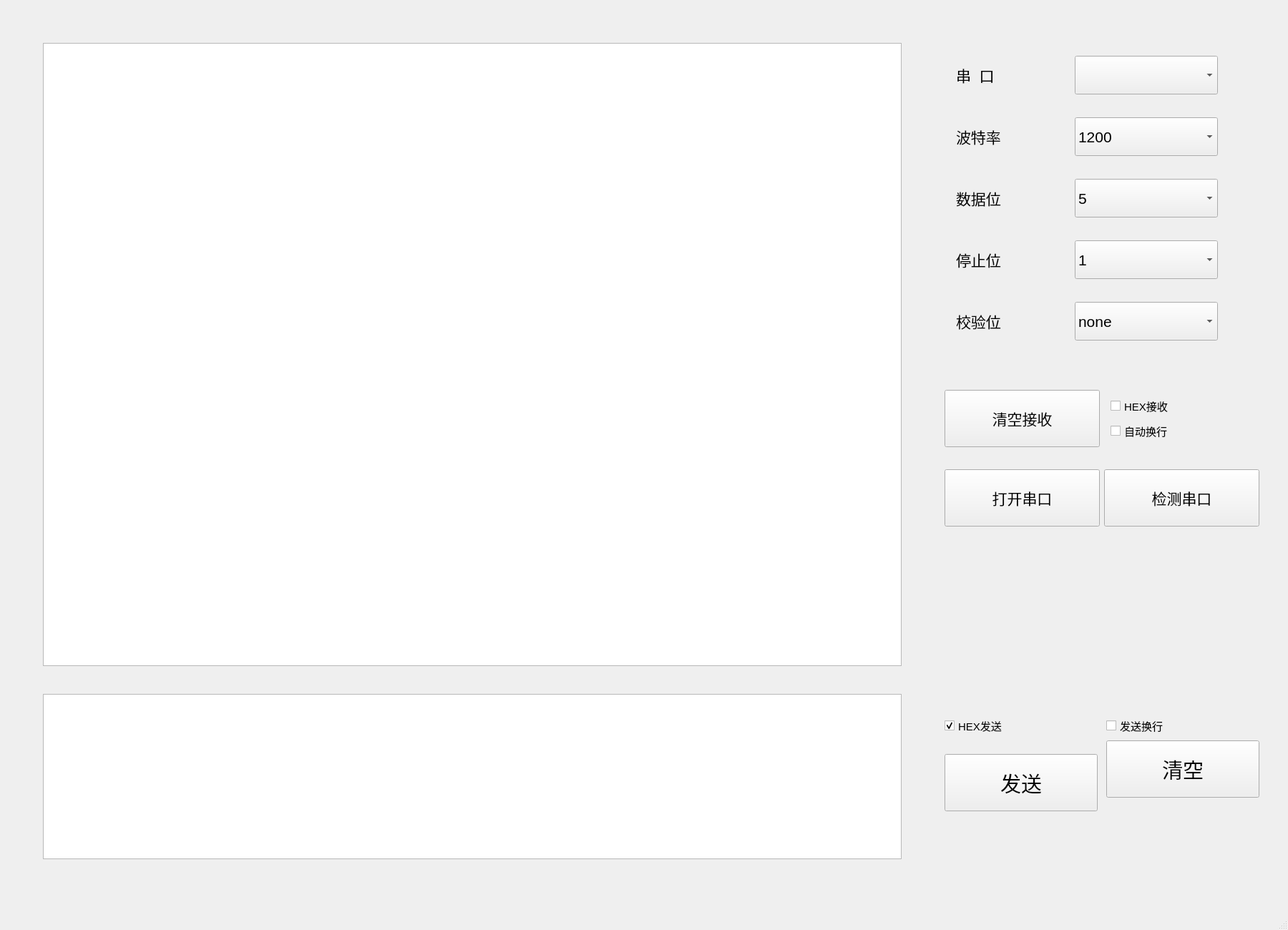
<?xml version="1.0" encoding="UTF-8"?>
<ui version="4.0">
 <class>MainWindow</class>
 <widget class="QMainWindow" name="MainWindow">
  <property name="geometry">
   <rect>
    <x>0</x>
    <y>0</y>
    <width>1800</width>
    <height>1300</height>
   </rect>
  </property>
  <property name="minimumSize">
   <size>
    <width>1800</width>
    <height>1300</height>
   </size>
  </property>
  <property name="maximumSize">
   <size>
    <width>1800</width>
    <height>1300</height>
   </size>
  </property>
  <property name="font">
   <font>
    <pointsize>11</pointsize>
   </font>
  </property>
  <property name="windowTitle">
   <string>Serial Port Assistant</string>
  </property>
  <widget class="QWidget" name="centralwidget">
   <widget class="QPlainTextEdit" name="recvEdit">
    <property name="geometry">
     <rect>
      <x>60</x>
      <y>60</y>
      <width>1200</width>
      <height>871</height>
     </rect>
    </property>
    <property name="font">
     <font>
      <pointsize>15</pointsize>
     </font>
    </property>
    <property name="readOnly">
     <bool>true</bool>
    </property>
   </widget>
   <widget class="QWidget" name="widget_6" native="true">
    <property name="geometry">
     <rect>
      <x>1320</x>
      <y>60</y>
      <width>436</width>
      <height>434</height>
     </rect>
    </property>
    <layout class="QVBoxLayout" name="verticalLayout">
     <item>
      <widget class="QWidget" name="widget" native="true">
       <property name="minimumSize">
        <size>
         <width>400</width>
         <height>70</height>
        </size>
       </property>
       <property name="maximumSize">
        <size>
         <width>400</width>
         <height>70</height>
        </size>
       </property>
       <layout class="QHBoxLayout" name="horizontalLayout">
        <property name="spacing">
         <number>0</number>
        </property>
        <property name="leftMargin">
         <number>0</number>
        </property>
        <property name="topMargin">
         <number>0</number>
        </property>
        <property name="rightMargin">
         <number>0</number>
        </property>
        <property name="bottomMargin">
         <number>0</number>
        </property>
        <item>
         <widget class="QLabel" name="label">
          <property name="enabled">
           <bool>true</bool>
          </property>
          <property name="minimumSize">
           <size>
            <width>150</width>
            <height>45</height>
           </size>
          </property>
          <property name="maximumSize">
           <size>
            <width>150</width>
            <height>45</height>
           </size>
          </property>
          <property name="font">
           <font>
            <pointsize>16</pointsize>
           </font>
          </property>
          <property name="text">
           <string>串  口</string>
          </property>
         </widget>
        </item>
        <item>
         <widget class="QComboBox" name="serailCb">
          <property name="minimumSize">
           <size>
            <width>200</width>
            <height>54</height>
           </size>
          </property>
          <property name="maximumSize">
           <size>
            <width>200</width>
            <height>54</height>
           </size>
          </property>
          <property name="font">
           <font>
            <pointsize>16</pointsize>
           </font>
          </property>
         </widget>
        </item>
       </layout>
      </widget>
     </item>
     <item>
      <widget class="QWidget" name="widget_2" native="true">
       <property name="minimumSize">
        <size>
         <width>400</width>
         <height>70</height>
        </size>
       </property>
       <property name="maximumSize">
        <size>
         <width>400</width>
         <height>70</height>
        </size>
       </property>
       <layout class="QHBoxLayout" name="horizontalLayout_3">
        <property name="spacing">
         <number>0</number>
        </property>
        <property name="leftMargin">
         <number>0</number>
        </property>
        <property name="topMargin">
         <number>0</number>
        </property>
        <property name="rightMargin">
         <number>0</number>
        </property>
        <property name="bottomMargin">
         <number>0</number>
        </property>
        <item>
         <widget class="QLabel" name="label_2">
          <property name="enabled">
           <bool>true</bool>
          </property>
          <property name="minimumSize">
           <size>
            <width>150</width>
            <height>45</height>
           </size>
          </property>
          <property name="maximumSize">
           <size>
            <width>150</width>
            <height>45</height>
           </size>
          </property>
          <property name="font">
           <font>
            <pointsize>16</pointsize>
           </font>
          </property>
          <property name="text">
           <string>波特率</string>
          </property>
         </widget>
        </item>
        <item>
         <widget class="QComboBox" name="baundrateCb">
          <property name="minimumSize">
           <size>
            <width>200</width>
            <height>54</height>
           </size>
          </property>
          <property name="maximumSize">
           <size>
            <width>200</width>
            <height>54</height>
           </size>
          </property>
          <property name="font">
           <font>
            <pointsize>16</pointsize>
           </font>
          </property>
          <property name="currentText">
           <string>1200</string>
          </property>
          <item>
           <property name="text">
            <string>1200</string>
           </property>
          </item>
          <item>
           <property name="text">
            <string>2400</string>
           </property>
          </item>
          <item>
           <property name="text">
            <string>4800</string>
           </property>
          </item>
          <item>
           <property name="text">
            <string>9600</string>
           </property>
          </item>
          <item>
           <property name="text">
            <string>19200</string>
           </property>
          </item>
          <item>
           <property name="text">
            <string>38400</string>
           </property>
          </item>
          <item>
           <property name="text">
            <string>57600</string>
           </property>
          </item>
          <item>
           <property name="text">
            <string>115200</string>
           </property>
          </item>
         </widget>
        </item>
       </layout>
      </widget>
     </item>
     <item>
      <widget class="QWidget" name="widget_3" native="true">
       <property name="minimumSize">
        <size>
         <width>400</width>
         <height>70</height>
        </size>
       </property>
       <property name="maximumSize">
        <size>
         <width>400</width>
         <height>70</height>
        </size>
       </property>
       <property name="font">
        <font>
         <pointsize>16</pointsize>
        </font>
       </property>
       <layout class="QHBoxLayout" name="horizontalLayout_2">
        <property name="spacing">
         <number>0</number>
        </property>
        <property name="leftMargin">
         <number>0</number>
        </property>
        <property name="topMargin">
         <number>0</number>
        </property>
        <property name="rightMargin">
         <number>0</number>
        </property>
        <property name="bottomMargin">
         <number>0</number>
        </property>
        <item>
         <widget class="QLabel" name="label_3">
          <property name="enabled">
           <bool>true</bool>
          </property>
          <property name="minimumSize">
           <size>
            <width>150</width>
            <height>45</height>
           </size>
          </property>
          <property name="maximumSize">
           <size>
            <width>150</width>
            <height>45</height>
           </size>
          </property>
          <property name="font">
           <font>
            <pointsize>16</pointsize>
           </font>
          </property>
          <property name="text">
           <string>数据位</string>
          </property>
         </widget>
        </item>
        <item>
         <widget class="QComboBox" name="databitCb">
          <property name="minimumSize">
           <size>
            <width>200</width>
            <height>54</height>
           </size>
          </property>
          <property name="maximumSize">
           <size>
            <width>200</width>
            <height>54</height>
           </size>
          </property>
          <property name="font">
           <font>
            <pointsize>16</pointsize>
           </font>
          </property>
          <property name="currentText">
           <string>5</string>
          </property>
          <item>
           <property name="text">
            <string>5</string>
           </property>
          </item>
          <item>
           <property name="text">
            <string>6</string>
           </property>
          </item>
          <item>
           <property name="text">
            <string>7</string>
           </property>
          </item>
          <item>
           <property name="text">
            <string>8</string>
           </property>
          </item>
         </widget>
        </item>
       </layout>
      </widget>
     </item>
     <item>
      <widget class="QWidget" name="widget_4" native="true">
       <property name="minimumSize">
        <size>
         <width>400</width>
         <height>70</height>
        </size>
       </property>
       <property name="maximumSize">
        <size>
         <width>400</width>
         <height>70</height>
        </size>
       </property>
       <layout class="QHBoxLayout" name="horizontalLayout_4">
        <property name="spacing">
         <number>0</number>
        </property>
        <property name="leftMargin">
         <number>0</number>
        </property>
        <property name="topMargin">
         <number>0</number>
        </property>
        <property name="rightMargin">
         <number>0</number>
        </property>
        <property name="bottomMargin">
         <number>0</number>
        </property>
        <item>
         <widget class="QLabel" name="label_4">
          <property name="enabled">
           <bool>true</bool>
          </property>
          <property name="minimumSize">
           <size>
            <width>150</width>
            <height>45</height>
           </size>
          </property>
          <property name="maximumSize">
           <size>
            <width>150</width>
            <height>45</height>
           </size>
          </property>
          <property name="font">
           <font>
            <pointsize>16</pointsize>
           </font>
          </property>
          <property name="text">
           <string>停止位</string>
          </property>
         </widget>
        </item>
        <item>
         <widget class="QComboBox" name="stopbitCb">
          <property name="minimumSize">
           <size>
            <width>200</width>
            <height>54</height>
           </size>
          </property>
          <property name="maximumSize">
           <size>
            <width>200</width>
            <height>54</height>
           </size>
          </property>
          <property name="font">
           <font>
            <pointsize>16</pointsize>
           </font>
          </property>
          <item>
           <property name="text">
            <string>1</string>
           </property>
          </item>
          <item>
           <property name="text">
            <string>1.5</string>
           </property>
          </item>
          <item>
           <property name="text">
            <string>2</string>
           </property>
          </item>
         </widget>
        </item>
       </layout>
      </widget>
     </item>
     <item>
      <widget class="QWidget" name="widget_5" native="true">
       <property name="minimumSize">
        <size>
         <width>400</width>
         <height>70</height>
        </size>
       </property>
       <property name="maximumSize">
        <size>
         <width>400</width>
         <height>70</height>
        </size>
       </property>
       <layout class="QHBoxLayout" name="horizontalLayout_5">
        <property name="spacing">
         <number>0</number>
        </property>
        <property name="leftMargin">
         <number>0</number>
        </property>
        <property name="topMargin">
         <number>0</number>
        </property>
        <property name="rightMargin">
         <number>0</number>
        </property>
        <property name="bottomMargin">
         <number>0</number>
        </property>
        <item>
         <widget class="QLabel" name="label_5">
          <property name="enabled">
           <bool>true</bool>
          </property>
          <property name="minimumSize">
           <size>
            <width>150</width>
            <height>45</height>
           </size>
          </property>
          <property name="maximumSize">
           <size>
            <width>150</width>
            <height>45</height>
           </size>
          </property>
          <property name="font">
           <font>
            <pointsize>16</pointsize>
           </font>
          </property>
          <property name="text">
           <string>校验位</string>
          </property>
         </widget>
        </item>
        <item>
         <widget class="QComboBox" name="checkbitCb">
          <property name="minimumSize">
           <size>
            <width>200</width>
            <height>54</height>
           </size>
          </property>
          <property name="maximumSize">
           <size>
            <width>200</width>
            <height>54</height>
           </size>
          </property>
          <property name="font">
           <font>
            <pointsize>16</pointsize>
           </font>
          </property>
          <item>
           <property name="text">
            <string>none</string>
           </property>
          </item>
          <item>
           <property name="text">
            <string>奇校验</string>
           </property>
          </item>
          <item>
           <property name="text">
            <string>偶校验</string>
           </property>
          </item>
         </widget>
        </item>
       </layout>
      </widget>
     </item>
    </layout>
   </widget>
   <widget class="QTextEdit" name="sendEdit">
    <property name="geometry">
     <rect>
      <x>60</x>
      <y>970</y>
      <width>1200</width>
      <height>231</height>
     </rect>
    </property>
    <property name="font">
     <font>
      <pointsize>15</pointsize>
     </font>
    </property>
   </widget>
   <widget class="QWidget" name="widget_8" native="true">
    <property name="geometry">
     <rect>
      <x>1320</x>
      <y>520</y>
      <width>440</width>
      <height>241</height>
     </rect>
    </property>
    <layout class="QGridLayout" name="gridLayout">
     <item row="0" column="0">
      <widget class="QPushButton" name="pushButton">
       <property name="minimumSize">
        <size>
         <width>200</width>
         <height>80</height>
        </size>
       </property>
       <property name="font">
        <font>
         <pointsize>16</pointsize>
        </font>
       </property>
       <property name="text">
        <string>清空接收</string>
       </property>
      </widget>
     </item>
     <item row="0" column="1">
      <widget class="QWidget" name="widget_7" native="true">
       <layout class="QVBoxLayout" name="verticalLayout_2">
        <item>
         <widget class="QCheckBox" name="chk_rev_hex">
          <property name="text">
           <string>HEX接收</string>
          </property>
         </widget>
        </item>
        <item>
         <widget class="QCheckBox" name="chk_rev_line">
          <property name="text">
           <string>自动换行</string>
          </property>
         </widget>
        </item>
       </layout>
      </widget>
     </item>
     <item row="1" column="0">
      <widget class="QPushButton" name="openBt">
       <property name="minimumSize">
        <size>
         <width>200</width>
         <height>80</height>
        </size>
       </property>
       <property name="font">
        <font>
         <pointsize>16</pointsize>
        </font>
       </property>
       <property name="text">
        <string>打开串口</string>
       </property>
      </widget>
     </item>
     <item row="1" column="1">
      <widget class="QPushButton" name="btnSerialCheck">
       <property name="minimumSize">
        <size>
         <width>200</width>
         <height>80</height>
        </size>
       </property>
       <property name="font">
        <font>
         <pointsize>16</pointsize>
        </font>
       </property>
       <property name="text">
        <string>检测串口</string>
       </property>
      </widget>
     </item>
    </layout>
   </widget>
   <widget class="QWidget" name="widget_9" native="true">
    <property name="geometry">
     <rect>
      <x>1320</x>
      <y>1000</y>
      <width>440</width>
      <height>154</height>
     </rect>
    </property>
    <layout class="QGridLayout" name="gridLayout_2">
     <property name="horizontalSpacing">
      <number>12</number>
     </property>
     <item row="1" column="0" rowspan="2">
      <widget class="QPushButton" name="sendBt">
       <property name="minimumSize">
        <size>
         <width>200</width>
         <height>80</height>
        </size>
       </property>
       <property name="font">
        <font>
         <pointsize>22</pointsize>
        </font>
       </property>
       <property name="text">
        <string>发送</string>
       </property>
      </widget>
     </item>
     <item row="0" column="0">
      <widget class="QCheckBox" name="chk_send_hex">
       <property name="text">
        <string>HEX发送</string>
       </property>
       <property name="checked">
        <bool>true</bool>
       </property>
      </widget>
     </item>
     <item row="0" column="1">
      <widget class="QCheckBox" name="chk_send_line">
       <property name="text">
        <string>发送换行</string>
       </property>
      </widget>
     </item>
     <item row="1" column="1">
      <widget class="QPushButton" name="btnClearSend">
       <property name="minimumSize">
        <size>
         <width>200</width>
         <height>80</height>
        </size>
       </property>
       <property name="font">
        <font>
         <pointsize>22</pointsize>
        </font>
       </property>
       <property name="text">
        <string>清空</string>
       </property>
      </widget>
     </item>
    </layout>
   </widget>
  </widget>
  <widget class="QMenuBar" name="menubar">
   <property name="geometry">
    <rect>
     <x>0</x>
     <y>0</y>
     <width>1800</width>
     <height>37</height>
    </rect>
   </property>
  </widget>
  <widget class="QStatusBar" name="statusbar"/>
 </widget>
 <resources/>
 <connections/>
</ui>
